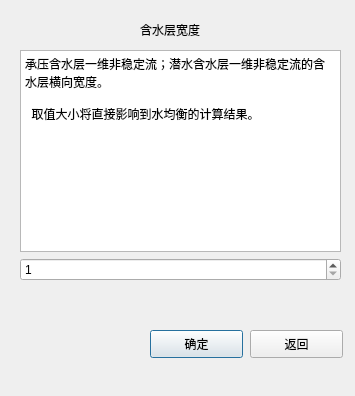
<?xml version="1.0" encoding="UTF-8"?>
<ui version="4.0">
 <class>Set_width</class>
 <widget class="QDialog" name="Set_width">
  <property name="geometry">
   <rect>
    <x>0</x>
    <y>0</y>
    <width>355</width>
    <height>396</height>
   </rect>
  </property>
  <property name="windowTitle">
   <string>设置含水层宽度</string>
  </property>
  <widget class="QLabel" name="label">
   <property name="geometry">
    <rect>
     <x>140</x>
     <y>10</y>
     <width>101</width>
     <height>40</height>
    </rect>
   </property>
   <property name="text">
    <string>含水层宽度</string>
   </property>
  </widget>
  <widget class="QPushButton" name="sure">
   <property name="geometry">
    <rect>
     <x>150</x>
     <y>330</y>
     <width>93</width>
     <height>28</height>
    </rect>
   </property>
   <property name="text">
    <string>确定</string>
   </property>
  </widget>
  <widget class="QPushButton" name="back">
   <property name="geometry">
    <rect>
     <x>250</x>
     <y>330</y>
     <width>93</width>
     <height>28</height>
    </rect>
   </property>
   <property name="text">
    <string>返回</string>
   </property>
  </widget>
  <widget class="QWidget" name="verticalLayoutWidget">
   <property name="geometry">
    <rect>
     <x>20</x>
     <y>50</y>
     <width>321</width>
     <height>231</height>
    </rect>
   </property>
   <layout class="QVBoxLayout" name="verticalLayout">
    <item>
     <widget class="QTextBrowser" name="textBrowser">
      <property name="html">
       <string>&lt;!DOCTYPE HTML PUBLIC &quot;-//W3C//DTD HTML 4.0//EN&quot; &quot;http://www.w3.org/TR/REC-html40/strict.dtd&quot;&gt;
&lt;html&gt;&lt;head&gt;&lt;meta name=&quot;qrichtext&quot; content=&quot;1&quot; /&gt;&lt;style type=&quot;text/css&quot;&gt;
p, li { white-space: pre-wrap; }
&lt;/style&gt;&lt;/head&gt;&lt;body style=&quot; font-family:'SimSun'; font-size:9pt; font-weight:400; font-style:normal;&quot;&gt;
&lt;p style=&quot; margin-top:0px; margin-bottom:0px; margin-left:0px; margin-right:0px; -qt-block-indent:0; text-indent:0px;&quot;&gt;承压含水层一维非稳定流；潜水含水层一维非稳定流的含水层横向宽度。&lt;/p&gt;
&lt;p style=&quot;-qt-paragraph-type:empty; margin-top:0px; margin-bottom:0px; margin-left:0px; margin-right:0px; -qt-block-indent:0; text-indent:0px;&quot;&gt;&lt;br /&gt;&lt;/p&gt;
&lt;p style=&quot; margin-top:0px; margin-bottom:0px; margin-left:0px; margin-right:0px; -qt-block-indent:0; text-indent:0px;&quot;&gt;  取值大小将直接影响到水均衡的计算结果。&lt;/p&gt;&lt;/body&gt;&lt;/html&gt;</string>
      </property>
     </widget>
    </item>
    <item>
     <widget class="QSpinBox" name="spinBox_fourier_series">
      <property name="minimum">
       <number>1</number>
      </property>
      <property name="maximum">
       <number>1000000</number>
      </property>
     </widget>
    </item>
   </layout>
  </widget>
 </widget>
 <resources/>
 <connections/>
</ui>
